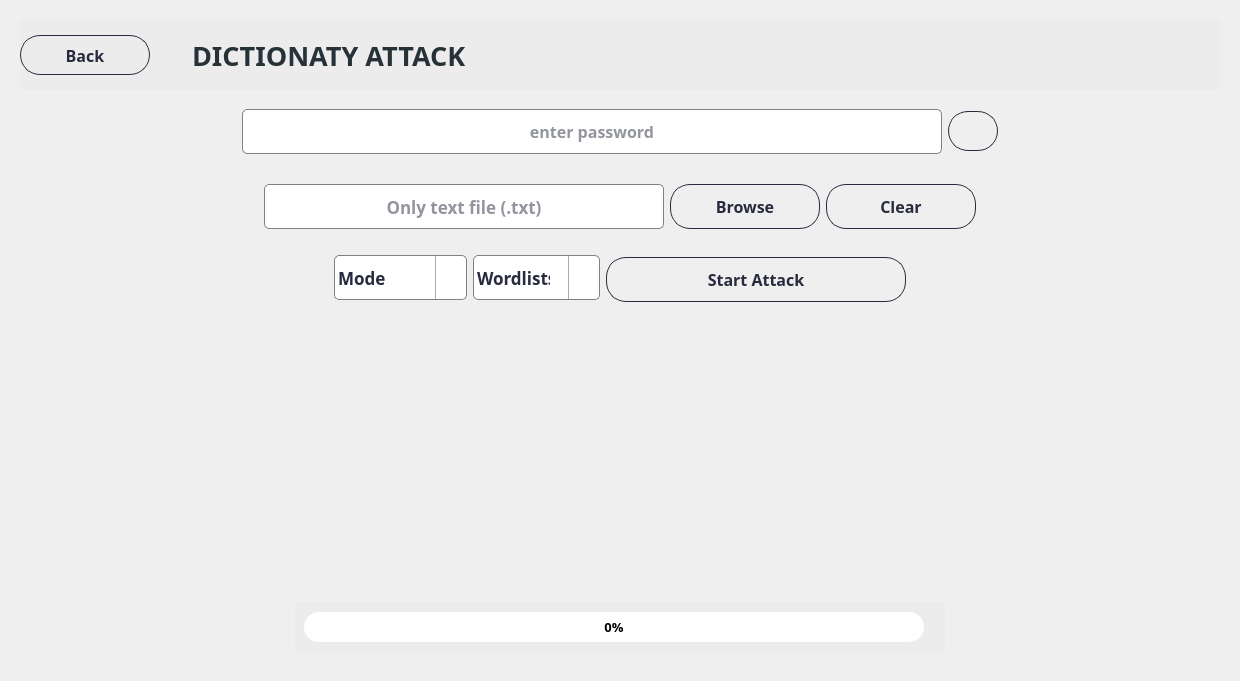
      <widget class="QWidget" name="page_passwordAttack">
       <layout class="QHBoxLayout" name="horizontalLayout_16">
        <item alignment="Qt::AlignTop">
         <widget class="QWidget" name="widget_35" native="true">
          <property name="styleSheet">
           <string notr="true">QWidget#widget_38,
QWidget#widget_57 {
    border: 1px solid rgb(237, 236, 237); /* Set the &quot;groove&quot; border style for the specific widgets */
	background-color: rgb(237, 236, 237);
}
</string>
          </property>
          <layout class="QVBoxLayout" name="verticalLayout_21">
           <property name="spacing">
            <number>10</number>
           </property>
           <item>
            <widget class="QWidget" name="widget_38" native="true">
             <property name="minimumSize">
              <size>
               <width>1200</width>
               <height>70</height>
              </size>
             </property>
             <property name="maximumSize">
              <size>
               <width>16777215</width>
               <height>70</height>
              </size>
             </property>
             <property name="styleSheet">
              <string notr="true"/>
             </property>
             <widget class="QWidget" name="widget_109" native="true">
              <property name="geometry">
               <rect>
                <x>0</x>
                <y>5</y>
                <width>152</width>
                <height>60</height>
               </rect>
              </property>
              <property name="minimumSize">
               <size>
                <width>0</width>
                <height>60</height>
               </size>
              </property>
              <property name="maximumSize">
               <size>
                <width>16777215</width>
                <height>60</height>
               </size>
              </property>
              <property name="styleSheet">
               <string notr="true">color:rgb(65,155,249);
background-color: rgb(237, 236, 237);
border-radius: 20px;</string>
              </property>
              <layout class="QHBoxLayout" name="horizontalLayout_49">
               <item alignment="Qt::AlignLeft">
                <widget class="QPushButton" name="btn_backDict">
                 <property name="minimumSize">
                  <size>
                   <width>130</width>
                   <height>40</height>
                  </size>
                 </property>
                 <property name="maximumSize">
                  <size>
                   <width>130</width>
                   <height>40</height>
                  </size>
                 </property>
                 <property name="font">
                  <font>
                   <family>Bahnschrift SemiBold</family>
                   <pointsize>12</pointsize>
                   <weight>75</weight>
                   <bold>true</bold>
                  </font>
                 </property>
                 <property name="cursor">
                  <cursorShape>PointingHandCursor</cursorShape>
                 </property>
                 <property name="styleSheet">
                  <string notr="true">QPushButton {    
    border: 1px solid rgba(40,43,61,255) ;
    border-radius: 20px;
    padding: 5px 10px;
	color: rgba(40,43,61,255) ;
}

QPushButton:hover {
    background-color: ;
}
</string>
                 </property>
                 <property name="text">
                  <string>Back</string>
                 </property>
                 <property name="icon">
                  <iconset>
                   <normaloff>../icons/icons8-go-back-45.png</normaloff>../icons/icons8-go-back-45.png</iconset>
                 </property>
                 <property name="iconSize">
                  <size>
                   <width>35</width>
                   <height>35</height>
                  </size>
                 </property>
                </widget>
               </item>
              </layout>
             </widget>
             <widget class="QLabel" name="label_headofPasswordAttack">
              <property name="geometry">
               <rect>
                <x>152</x>
                <y>15</y>
                <width>500</width>
                <height>40</height>
               </rect>
              </property>
              <property name="minimumSize">
               <size>
                <width>500</width>
                <height>40</height>
               </size>
              </property>
              <property name="maximumSize">
               <size>
                <width>500</width>
                <height>40</height>
               </size>
              </property>
              <property name="font">
               <font>
                <family>Bahnschrift SemiBold</family>
                <pointsize>20</pointsize>
                <weight>75</weight>
                <bold>true</bold>
               </font>
              </property>
              <property name="styleSheet">
               <string notr="true">color: rgb(38, 50, 56);</string>
              </property>
              <property name="text">
               <string>DICTIONATY ATTACK</string>
              </property>
              <property name="alignment">
               <set>Qt::AlignLeading|Qt::AlignLeft|Qt::AlignVCenter</set>
              </property>
              <property name="indent">
               <number>20</number>
              </property>
             </widget>
            </widget>
           </item>
           <item alignment="Qt::AlignHCenter">
            <widget class="QWidget" name="widget_39" native="true">
             <layout class="QHBoxLayout" name="horizontalLayout_18">
              <item>
               <widget class="QLineEdit" name="lineEdit_passwordDict">
                <property name="enabled">
                 <bool>false</bool>
                </property>
                <property name="minimumSize">
                 <size>
                  <width>700</width>
                  <height>45</height>
                 </size>
                </property>
                <property name="font">
                 <font>
                  <family>Bahnschrift SemiBold</family>
                  <pointsize>12</pointsize>
                  <weight>75</weight>
                  <bold>true</bold>
                 </font>
                </property>
                <property name="styleSheet">
                 <string notr="true">QLineEdit {
  border: 1px solid gray;
  color: rgba(40,43,61,255);
  border-radius: 5px;
}

QLineEdit:hover {
  border: 2px solid;
  border-color: rgba(0,143,255,255);
}
QLineEdit:focus {
  border: 1px solid;
  border-color: rgba(88,199,141,255);
}
</string>
                </property>
                <property name="alignment">
                 <set>Qt::AlignCenter</set>
                </property>
                <property name="placeholderText">
                 <string>enter password</string>
                </property>
               </widget>
              </item>
              <item>
               <widget class="QPushButton" name="btn_showPasswordDict">
                <property name="minimumSize">
                 <size>
                  <width>50</width>
                  <height>40</height>
                 </size>
                </property>
                <property name="maximumSize">
                 <size>
                  <width>50</width>
                  <height>40</height>
                 </size>
                </property>
                <property name="cursor">
                 <cursorShape>PointingHandCursor</cursorShape>
                </property>
                <property name="styleSheet">
                 <string notr="true">QPushButton {    
    border: 1px solid rgba(40,43,61,255);
    border-radius: 20px;
    padding: 5px 10px;
}

QPushButton:hover {
    background-color: ;
}
</string>
                </property>
                <property name="text">
                 <string/>
                </property>
                <property name="icon">
                 <iconset>
                  <normaloff>../icons/icon-visible.png</normaloff>../icons/icon-visible.png</iconset>
                </property>
                <property name="iconSize">
                 <size>
                  <width>30</width>
                  <height>30</height>
                 </size>
                </property>
               </widget>
              </item>
             </layout>
            </widget>
           </item>
           <item alignment="Qt::AlignHCenter">
            <widget class="QWidget" name="widget_74" native="true">
             <layout class="QHBoxLayout" name="horizontalLayout">
              <item>
               <widget class="QLineEdit" name="lineEdit_inputFileDict">
                <property name="minimumSize">
                 <size>
                  <width>400</width>
                  <height>45</height>
                 </size>
                </property>
                <property name="maximumSize">
                 <size>
                  <width>400</width>
                  <height>40</height>
                 </size>
                </property>
                <property name="font">
                 <font>
                  <family>Bahnschrift SemiBold</family>
                  <pointsize>13</pointsize>
                  <weight>75</weight>
                  <bold>true</bold>
                 </font>
                </property>
                <property name="styleSheet">
                 <string notr="true">QLineEdit {
  border: 1px solid gray;
  color: rgba(40,43,61,255);
  border-radius: 5px;
}

QLineEdit:hover {
  border: 2px solid;
  border-color: rgba(0,143,255,255);
}
QLineEdit:focus {
  border: 1px solid;
  border-color: rgba(88,199,141,255);
}
</string>
                </property>
                <property name="alignment">
                 <set>Qt::AlignCenter</set>
                </property>
                <property name="readOnly">
                 <bool>true</bool>
                </property>
                <property name="placeholderText">
                 <string>Only text file (.txt)</string>
                </property>
               </widget>
              </item>
              <item>
               <widget class="QPushButton" name="btn_browseDict">
                <property name="minimumSize">
                 <size>
                  <width>150</width>
                  <height>45</height>
                 </size>
                </property>
                <property name="maximumSize">
                 <size>
                  <width>150</width>
                  <height>40</height>
                 </size>
                </property>
                <property name="font">
                 <font>
                  <family>Bahnschrift SemiBold</family>
                  <pointsize>12</pointsize>
                  <weight>75</weight>
                  <bold>true</bold>
                 </font>
                </property>
                <property name="cursor">
                 <cursorShape>PointingHandCursor</cursorShape>
                </property>
                <property name="styleSheet">
                 <string notr="true">QPushButton {    
    border: 1px solid rgba(40,43,61,255) ;
    border-radius: 20px;
    padding: 5px 10px;
	color: rgba(40,43,61,255) ;
}

QPushButton:hover {
    background-color: ;
}
</string>
                </property>
                <property name="text">
                 <string>Browse</string>
                </property>
                <property name="icon">
                 <iconset>
                  <normaloff>../icons/icon-folder.png</normaloff>../icons/icon-folder.png</iconset>
                </property>
                <property name="iconSize">
                 <size>
                  <width>35</width>
                  <height>35</height>
                 </size>
                </property>
               </widget>
              </item>
              <item>
               <widget class="QPushButton" name="btn_clearDict">
                <property name="minimumSize">
                 <size>
                  <width>150</width>
                  <height>45</height>
                 </size>
                </property>
                <property name="maximumSize">
                 <size>
                  <width>150</width>
                  <height>40</height>
                 </size>
                </property>
                <property name="font">
                 <font>
                  <family>Bahnschrift SemiBold</family>
                  <pointsize>12</pointsize>
                  <weight>75</weight>
                  <bold>true</bold>
                 </font>
                </property>
                <property name="cursor">
                 <cursorShape>PointingHandCursor</cursorShape>
                </property>
                <property name="styleSheet">
                 <string notr="true">QPushButton {    
    border: 1px solid rgba(40,43,61,255) ;
    border-radius: 20px;
    padding: 5px 10px;
	color: rgba(40,43,61,255) ;
}

QPushButton:hover {
    background-color: ;
}
</string>
                </property>
                <property name="text">
                 <string>Clear</string>
                </property>
                <property name="icon">
                 <iconset>
                  <normaloff>../icons/icon-clear.png</normaloff>../icons/icon-clear.png</iconset>
                </property>
                <property name="iconSize">
                 <size>
                  <width>35</width>
                  <height>35</height>
                 </size>
                </property>
               </widget>
              </item>
             </layout>
            </widget>
           </item>
           <item alignment="Qt::AlignHCenter">
            <widget class="QWidget" name="widget_107" native="true">
             <layout class="QHBoxLayout" name="horizontalLayout_17">
              <item>
               <widget class="QComboBox" name="dropdown_modeAttack">
                <property name="minimumSize">
                 <size>
                  <width>119</width>
                  <height>45</height>
                 </size>
                </property>
                <property name="maximumSize">
                 <size>
                  <width>200</width>
                  <height>45</height>
                 </size>
                </property>
                <property name="font">
                 <font>
                  <family>Bahnschrift SemiBold</family>
                  <pointsize>13</pointsize>
                  <weight>75</weight>
                  <bold>true</bold>
                 </font>
                </property>
                <property name="styleSheet">
                 <string notr="true">QComboBox {
        border: 1px solid gray;
        border-radius: 5px;
        padding: 1px 18px 1px 3px;
        min-width: 6em;
		color: rgba(40,43,61,255) ;
 }
 QComboBox:drop-down {
	subcontrol-origin: padding;
	subcontrol-position: top right;
	width: 30px;
	border-left-width: 1px;
	border-left-color: darkgray;
	border-left-style: solid;
	border-top-right-radius: 3px;
	border-bottom-right-radius: 3px;	
}
QComboBox::down-arrow {
	
	image: url(&quot;D:/ISAN Security Gizmo Box/assets/icons/icons8-expand-arrow-30.png&quot;);

}
QComboBox:hover {
	border: 1px solid;
   border-color:  rgba(0,143,255,255);
}

</string>
                </property>
                <item>
                 <property name="text">
                  <string>Mode</string>
                 </property>
                </item>
                <item>
                 <property name="text">
                  <string>Straight forward</string>
                 </property>
                </item>
                <item>
                 <property name="text">
                  <string>Combinator</string>
                 </property>
                </item>
                <item>
                 <property name="text">
                  <string>Skipping 1</string>
                 </property>
                </item>
                <item>
                 <property name="text">
                  <string>Skipping 2</string>
                 </property>
                </item>
               </widget>
              </item>
              <item>
               <widget class="QComboBox" name="dropdown_wordLists">
                <property name="minimumSize">
                 <size>
                  <width>119</width>
                  <height>45</height>
                 </size>
                </property>
                <property name="maximumSize">
                 <size>
                  <width>190</width>
                  <height>45</height>
                 </size>
                </property>
                <property name="font">
                 <font>
                  <family>Bahnschrift SemiBold</family>
                  <pointsize>13</pointsize>
                  <weight>75</weight>
                  <bold>true</bold>
                 </font>
                </property>
                <property name="cursor">
                 <cursorShape>PointingHandCursor</cursorShape>
                </property>
                <property name="styleSheet">
                 <string notr="true">QComboBox {
        border: 1px solid gray;
        border-radius: 5px;
        padding: 1px 18px 1px 3px;
        min-width: 6em;
		color: rgba(40,43,61,255) ;
 }
 QComboBox:drop-down {
	subcontrol-origin: padding;
	subcontrol-position: top right;
	width: 30px;
	border-left-width: 1px;
	border-left-color: darkgray;
	border-left-style: solid;
	border-top-right-radius: 3px;
	border-bottom-right-radius: 3px;	
}
QComboBox::down-arrow {
	
	image: url(&quot;D:/ISAN Security Gizmo Box/assets/icons/icons8-expand-arrow-30.png&quot;);

}
QComboBox:hover {
	border: 1px solid;
   border-color:  rgba(0,143,255,255);
}

</string>
                </property>
                <property name="iconSize">
                 <size>
                  <width>10</width>
                  <height>10</height>
                 </size>
                </property>
                <item>
                 <property name="text">
                  <string>Wordlists</string>
                 </property>
                </item>
                <item>
                 <property name="text">
                  <string>Rockyou.txt</string>
                 </property>
                </item>
                <item>
                 <property name="text">
                  <string>Crackstation.txt</string>
                 </property>
                </item>
               </widget>
              </item>
              <item>
               <widget class="QPushButton" name="btn_browseDict_2">
                <property name="minimumSize">
                 <size>
                  <width>300</width>
                  <height>45</height>
                 </size>
                </property>
                <property name="maximumSize">
                 <size>
                  <width>170</width>
                  <height>40</height>
                 </size>
                </property>
                <property name="font">
                 <font>
                  <family>Bahnschrift SemiBold</family>
                  <pointsize>12</pointsize>
                  <weight>75</weight>
                  <bold>true</bold>
                 </font>
                </property>
                <property name="cursor">
                 <cursorShape>PointingHandCursor</cursorShape>
                </property>
                <property name="styleSheet">
                 <string notr="true">QPushButton {    
    border: 1px solid rgba(40,43,61,255) ;
    border-radius: 20px;
    padding: 5px 10px;
	color: rgba(40,43,61,255) ;
}

QPushButton:hover {
    background-color: ;
}
</string>
                </property>
                <property name="text">
                 <string>Start Attack</string>
                </property>
                <property name="icon">
                 <iconset>
                  <normaloff>../icons/icon_start.png</normaloff>../icons/icon_start.png</iconset>
                </property>
                <property name="iconSize">
                 <size>
                  <width>35</width>
                  <height>35</height>
                 </size>
                </property>
               </widget>
              </item>
             </layout>
            </widget>
           </item>
           <item>
            <widget class="QWidget" name="widget_37" native="true">
             <layout class="QVBoxLayout" name="verticalLayout_34">
              <item alignment="Qt::AlignHCenter">
               <widget class="QWidget" name="widget_11" native="true">
                <layout class="QHBoxLayout" name="horizontalLayout_45">
                 <item>
                  <widget class="QLabel" name="label_loadding">
                   <property name="minimumSize">
                    <size>
                     <width>400</width>
                     <height>250</height>
                    </size>
                   </property>
                   <property name="maximumSize">
                    <size>
                     <width>400</width>
                     <height>350</height>
                    </size>
                   </property>
                   <property name="text">
                    <string/>
                   </property>
                  </widget>
                 </item>
                </layout>
               </widget>
              </item>
              <item alignment="Qt::AlignHCenter">
               <widget class="QWidget" name="widget_57" native="true">
                <property name="minimumSize">
                 <size>
                  <width>650</width>
                  <height>50</height>
                 </size>
                </property>
                <property name="maximumSize">
                 <size>
                  <width>350</width>
                  <height>50</height>
                 </size>
                </property>
                <layout class="QVBoxLayout" name="verticalLayout_68">
                 <item>
                  <widget class="QProgressBar" name="progressBar_attack">
                   <property name="minimumSize">
                    <size>
                     <width>620</width>
                     <height>30</height>
                    </size>
                   </property>
                   <property name="maximumSize">
                    <size>
                     <width>620</width>
                     <height>30</height>
                    </size>
                   </property>
                   <property name="font">
                    <font>
                     <family>Bahnschrift SemiBold</family>
                     <pointsize>10</pointsize>
                     <weight>75</weight>
                     <bold>true</bold>
                    </font>
                   </property>
                   <property name="styleSheet">
                    <string notr="true">QProgressBar
{
border: solid grey;
border-radius: 15px;
color: black;
}
QProgressBar::chunk 
{

background-color: rgba(40,43,61,255);
border-radius :15px;
}     </string>
                   </property>
                   <property name="value">
                    <number>0</number>
                   </property>
                   <property name="alignment">
                    <set>Qt::AlignCenter</set>
                   </property>
                  </widget>
                 </item>
                </layout>
               </widget>
              </item>
             </layout>
            </widget>
           </item>
          </layout>
         </widget>
        </item>
       </layout>
      </widget>
